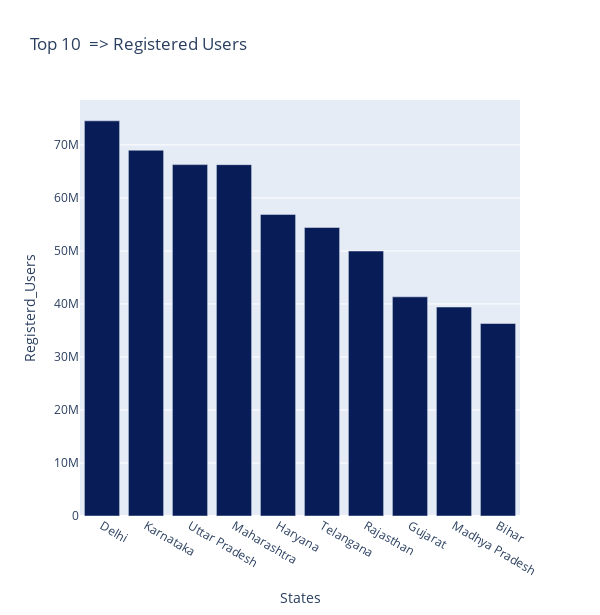
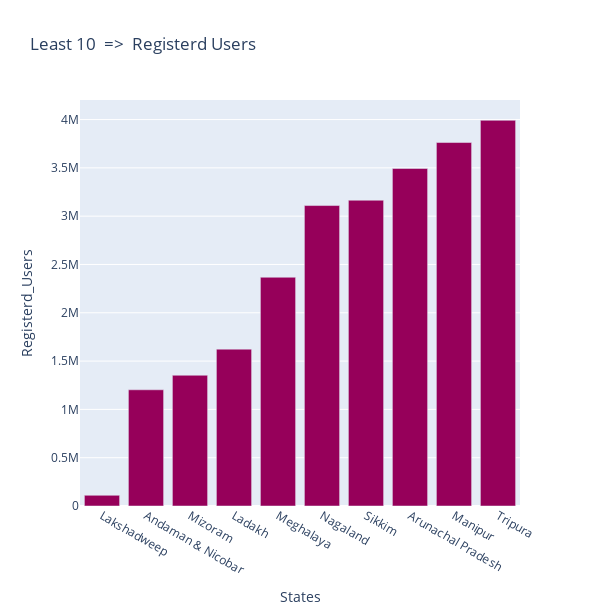
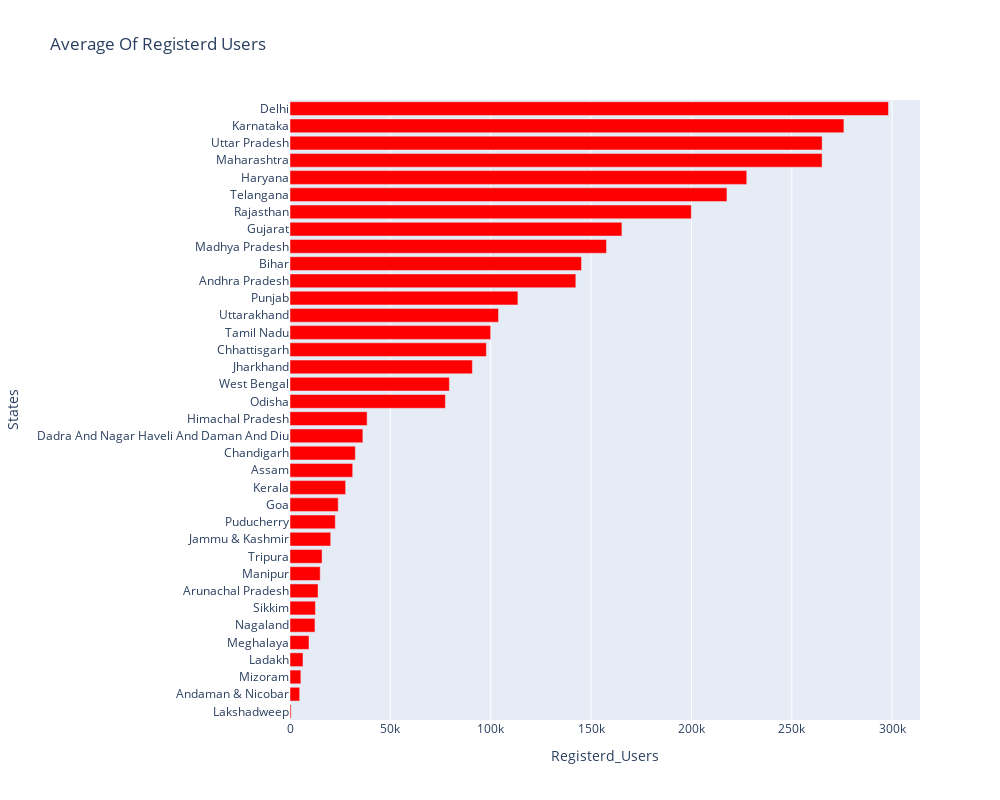

Notebook cell for these charts, in order:
### Code cell
top_chart_registered_users("Top_User")

### Figure 1 — Plotly figure (JSON) as saved in the notebook; plotly's stock layout.template omitted (floating-point values rounded to 4 significant figures)
{"data": [{"alignmentgroup": "True", "hovertemplate": "<b>%{hovertext}</b><br><br>States=%{x}<br>Registerd_Users=%{y}<extra></extra>", "hovertext": ["Delhi", "Karnataka", "Uttar Pradesh", "Maharashtra", "Haryana", "Telangana", "Rajasthan", "Gujarat", "Madhya Pradesh", "Bihar"], "legendgroup": "", "marker": {"color": "rgb(8,29,88)", "pattern": {"shape": ""}}, "name": "", "offsetgroup": "", "orientation": "v", "showlegend": false, "textposition": "auto", "type": "bar", "x": ["Delhi", "Karnataka", "Uttar Pradesh", "Maharashtra", "Haryana", "Telangana", "Rajasthan", "Gujarat", "Madhya Pradesh", "Bihar"], "xaxis": "x", "y": [74549553, 68997193, 66284341, 66276247, 56895855, 54427101, 49988246, 41343785, 39421753, 36312419], "yaxis": "y"}], "layout": {"barmode": "relative", "height": 615, "legend": {"tracegroupgap": 0}, "title": {"text": " Top 10  => Registered Users"}, "width": 600, "xaxis": {"anchor": "y", "autorange": true, "domain": [0, 1], "range": [-0.5, 9.5], "title": {"text": "States"}, "type": "category"}, "yaxis": {"anchor": "x", "autorange": true, "domain": [0, 1], "range": [0, 78470000.0], "title": {"text": "Registerd_Users"}, "type": "linear"}}}

### Figure 2 — Plotly figure (JSON) as saved in the notebook; plotly's stock layout.template omitted (floating-point values rounded to 4 significant figures)
{"data": [{"alignmentgroup": "True", "hovertemplate": "<b>%{hovertext}</b><br><br>States=%{x}<br>Registerd_Users=%{y}<extra></extra>", "hovertext": ["Lakshadweep", "Andaman & Nicobar", "Mizoram", "Ladakh", "Meghalaya", "Nagaland", "Sikkim", "Arunachal Pradesh", "Manipur", "Tripura"], "legendgroup": "", "marker": {"color": "rgb(150,0,90)", "pattern": {"shape": ""}}, "name": "", "offsetgroup": "", "orientation": "v", "showlegend": false, "textposition": "auto", "type": "bar", "x": ["Lakshadweep", "Andaman & Nicobar", "Mizoram", "Ladakh", "Meghalaya", "Nagaland", "Sikkim", "Arunachal Pradesh", "Manipur", "Tripura"], "xaxis": "x", "y": [110638, 1202786, 1353252, 1623504, 2367507, 3109878, 3164797, 3493503, 3762056, 3992142], "yaxis": "y"}], "layout": {"barmode": "relative", "height": 615, "legend": {"tracegroupgap": 0}, "title": {"text": "Least 10  =>  Registerd Users"}, "width": 600, "xaxis": {"anchor": "y", "autorange": true, "domain": [0, 1], "range": [-0.5, 9.5], "title": {"text": "States"}, "type": "category"}, "yaxis": {"anchor": "x", "autorange": true, "domain": [0, 1], "range": [0, 4202000.0], "title": {"text": "Registerd_Users"}, "type": "linear"}}}

### Figure 3 — Plotly figure (JSON) as saved in the notebook; plotly's stock layout.template omitted (floating-point values rounded to 4 significant figures)
{"data": [{"alignmentgroup": "True", "hovertemplate": "<b>%{hovertext}</b><br><br>Registerd_Users=%{x}<br>States=%{y}<extra></extra>", "hovertext": ["Lakshadweep", "Andaman & Nicobar", "Mizoram", "Ladakh", "Meghalaya", "Nagaland", "Sikkim", "Arunachal Pradesh", "Manipur", "Tripura", "Jammu & Kashmir", "Puducherry", "Goa", "Kerala", "Assam", "Chandigarh", "Dadra And Nagar Haveli And Daman And Diu", "Himachal Pradesh", "Odisha", "West Bengal", "Jharkhand", "Chhattisgarh", "Tamil Nadu", "Uttarakhand", "Punjab", "Andhra Pradesh", "Bihar", "Madhya Pradesh", "Gujarat", "Rajasthan", "Telangana", "Haryana", "Maharashtra", "Uttar Pradesh", "Karnataka", "Delhi"], "legendgroup": "", "marker": {"color": "rgb(255,0,0)", "pattern": {"shape": ""}}, "name": "", "offsetgroup": "", "orientation": "h", "showlegend": false, "textposition": "auto", "type": "bar", "x": [553.2, 4811.0, 5413.0, 6494.0, 9470.0, 12440.0, 12660.0, 13970.0, 15050.0, 15970.0, 20280.0, 22570.0, 24020.0, 27710.0, 31240.0, 32560.0, 36300.0, 38430.0, 77420.0, 79400.0, 90870.0, 97850.0, 99980.0, 103900.0, 113500.0, 142400.0, 145200.0, 157700.0, 165400.0, 200000.0, 217700.0, 227600.0, 265100.0, 265100.0, 276000.0, 298200.0], "xaxis": "x", "y": ["Lakshadweep", "Andaman & Nicobar", "Mizoram", "Ladakh", "Meghalaya", "Nagaland", "Sikkim", "Arunachal Pradesh", "Manipur", "Tripura", "Jammu & Kashmir", "Puducherry", "Goa", "Kerala", "Assam", "Chandigarh", "Dadra And Nagar Haveli And Daman And Diu", "Himachal Pradesh", "Odisha", "West Bengal", "Jharkhand", "Chhattisgarh", "Tamil Nadu", "Uttarakhand", "Punjab", "Andhra Pradesh", "Bihar", "Madhya Pradesh", "Gujarat", "Rajasthan", "Telangana", "Haryana", "Maharashtra", "Uttar Pradesh", "Karnataka", "Delhi"], "yaxis": "y"}], "layout": {"barmode": "relative", "height": 800, "legend": {"tracegroupgap": 0}, "title": {"text": "Average Of Registerd Users"}, "width": 1000, "xaxis": {"anchor": "y", "autorange": true, "domain": [0, 1], "range": [0, 313900.0], "title": {"text": "Registerd_Users"}, "type": "linear"}, "yaxis": {"anchor": "x", "autorange": true, "domain": [0, 1], "range": [-0.5, 35.5], "title": {"text": "States"}, "type": "category"}}}
